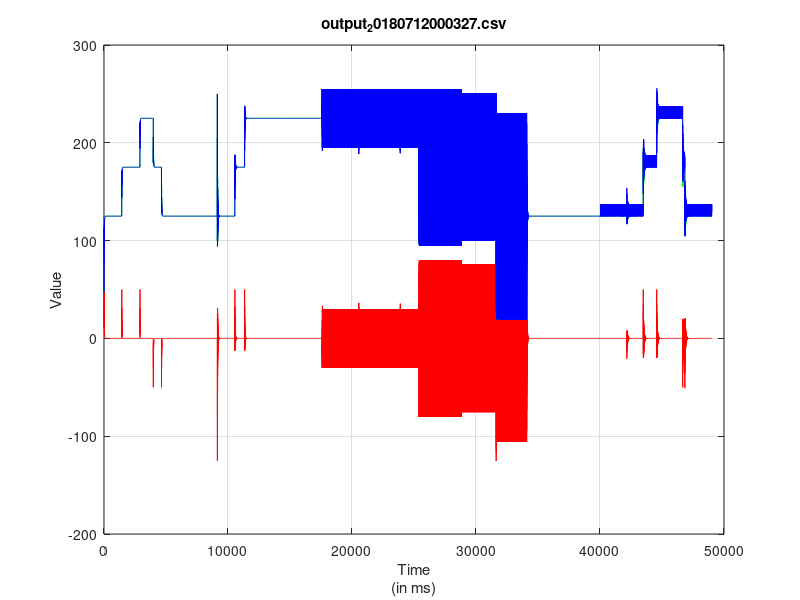

MATLAB code to generate this figure:
Array=csvread('output_20180712000327.csv',1,0);
col1 = Array(:, 1);
col2 = Array(:, 2);
col3 = Array(:, 3);
col4 = Array(:, 4);
plot(col1, col2, 'r', col1, col3, 'g',col1, col4, 'b');
title('output_20180712000327.csv');
xlabel({'Time','(in ms)'});
ylabel('Value');
grid on
